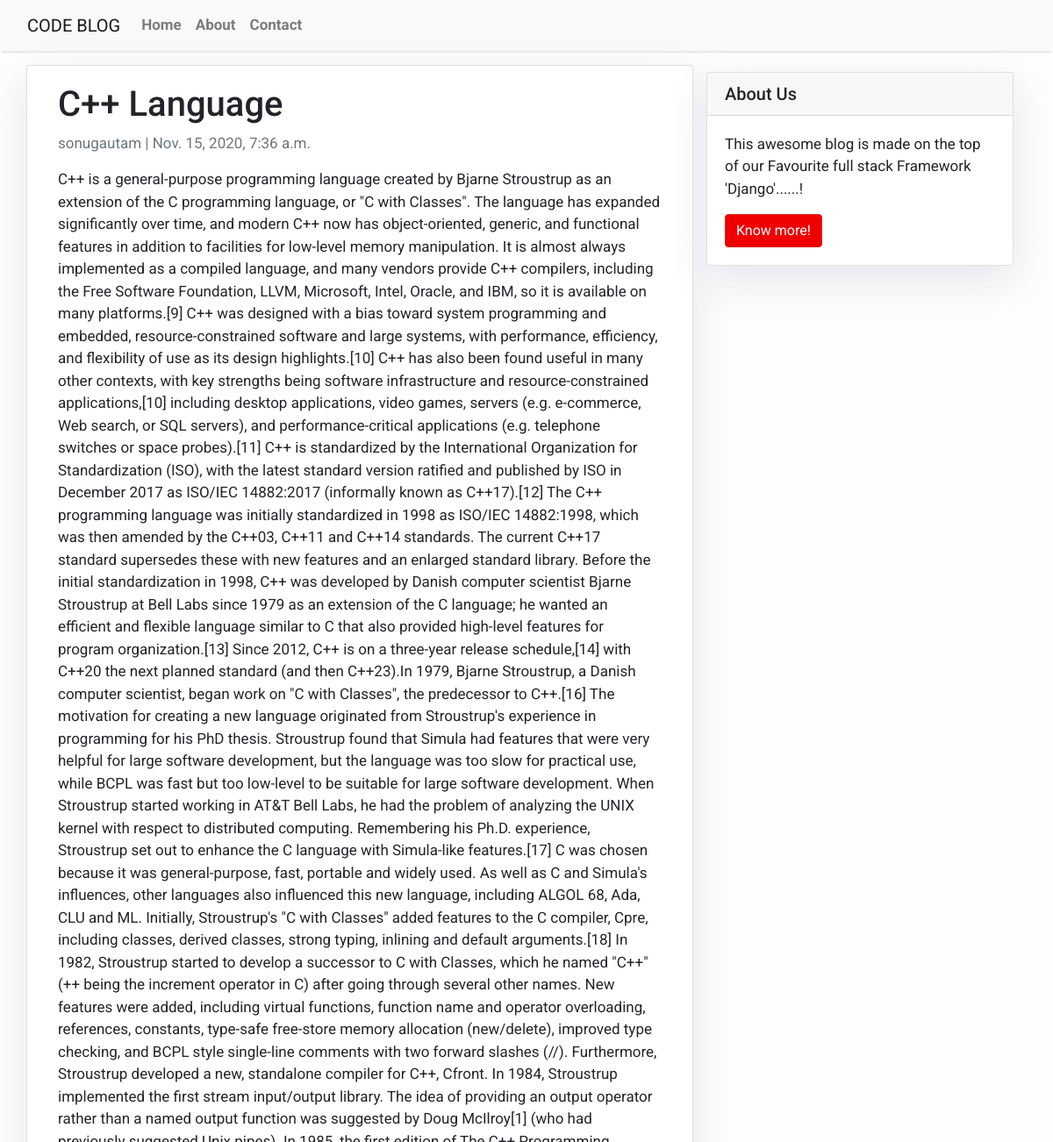
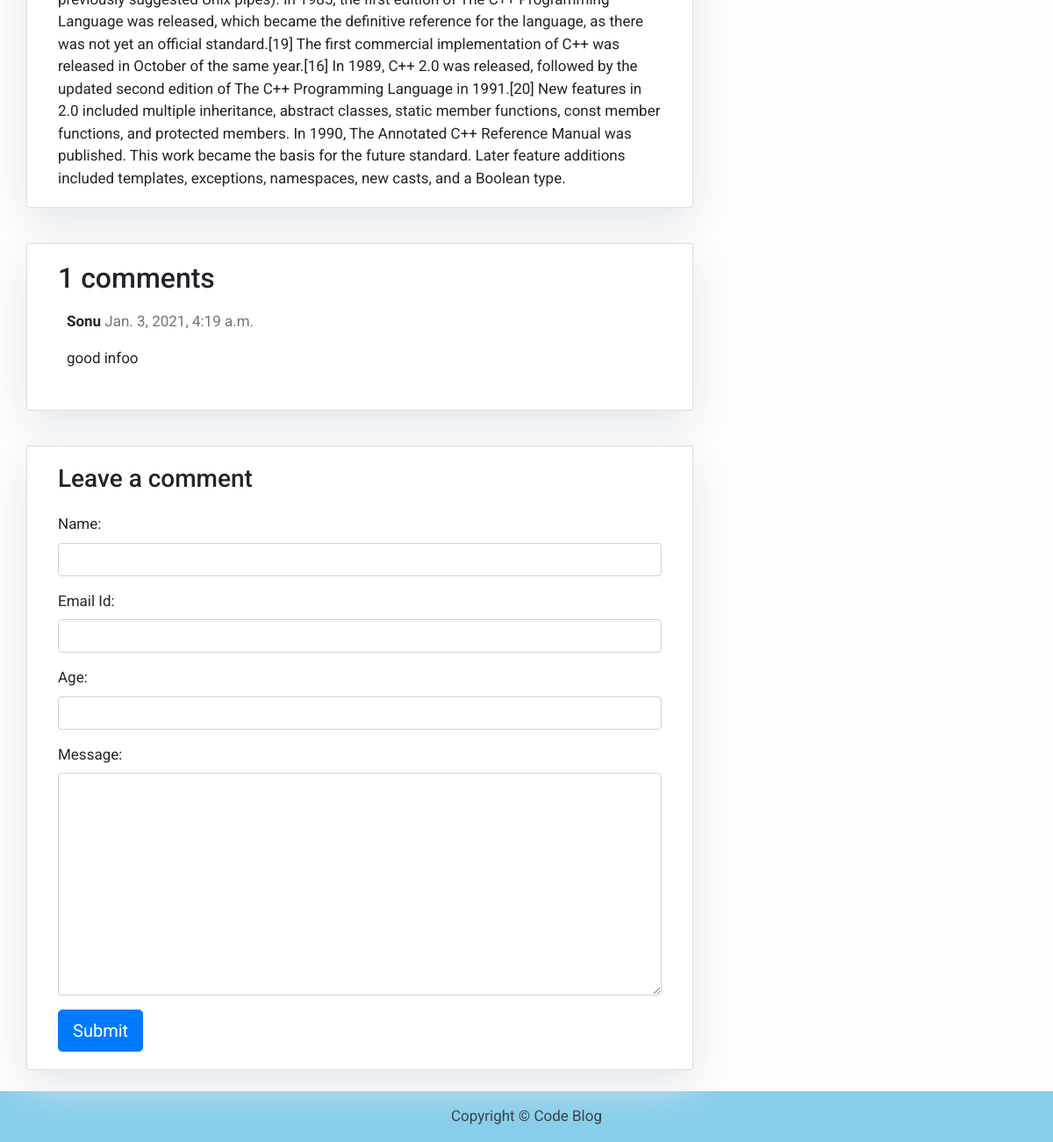
Page /language/ on the committed database (2 pictures, top to bottom).
### blog/models.py (models this page shows, shortened)
class Post(models.Model):
    title=models.CharField(max_length=400,unique=True)
    slug=models.SlugField(max_length=300,unique=True)
    author = models.ForeignKey(User, on_delete= models.CASCADE,related_name='blog_posts')
    content=models.TextField()
    created_on=models.DateTimeField(auto_now_add=True)
    updated_on=models.DateTimeField(auto_now=True)
    status = models.IntegerField(choices=STATUS, default=0)
    class Meta:
        ordering=['-created_on']

class Comment(models.Model):
    post=models.ForeignKey(Post,on_delete=models.CASCADE,related_name='comments')  #many to one relationship with post model
    name = models.CharField(max_length=80)
    email = models.EmailField()
    age=models.IntegerField()
    body = models.TextField()
    created_on = models.DateTimeField(auto_now_add=True)
    active = models.BooleanField(default=False)
    class Meta:
        ordering=['created_on']

### blog/views.py (the view)
# urls.py: path('<slug:slug>/', views.post_detail, name='post_detail')
@csrf_exempt
def post_detail(request, slug):
    template_name = 'post_detail.html'
    post = get_object_or_404(Post, slug=slug)
    comments = post.comments.filter(active=True)
    new_comment = None
    if request.method == 'POST':
        comment_form = CommentForm(data=request.POST)
        if comment_form.is_valid():
            new_comment = comment_form.save(commit=False)
            new_comment.post = post
            new_comment.save()
    else:
        comment_form = CommentForm()
    return render(request, template_name, {'post': post,
                                           'comments': comments,
                                           'new_comment': new_comment,
                                           'comment_form': comment_form})

### blog/forms.py
class CommentForm(forms.ModelForm):
    class Meta:
        model=Comment
        fields=['name','email','age','body']
        labels={
            'name':'Name',
            'email':'Email Id',
            'age':'Age',
            'body':'Message'
        }
        widgets={
            'name':forms.TextInput(attrs={'class':'form-control'}),
            'email':forms.TextInput(attrs={'class':'form-control'}),
            'age':forms.TextInput(attrs={'class':'form-control'}),
            'body':forms.Textarea(attrs={'class':'form-control'})
        }

### templates/post_detail.html (shortened to what this page needs)
{% extends 'base.html' %} {% block content %}
{% load crispy_forms_tags %}
<div class="container">
  <div class="row">
    <div class="col-md-8 card mb-4  mt-3 left  top">
      <div class="card-body">
        <h1>{% block title %} {{ post.title }} {% endblock title %}</h1>
        <p class=" text-muted">{{ post.author }} | {{ post.created_on }}</p>
        <p class="card-text ">{{ post.content | safe }}</p>
      </div>
    </div>
    {% block sidebar %} {% include 'sidebar.html' %} {% endblock sidebar %}
    <div class="col-md-8 card mb-4  mt-3 ">
      <div class="card-body">
        <h2>{{ comments.count }} comments</h2>
        {% for comment in comments %}
        <div class="comments" style="padding: 10px;">
          <p class="font-weight-bold">
            {{ comment.name }}
            <span class=" text-muted font-weight-normal">
              {{ comment.created_on }}
            </span>
          </p>
          {{ comment.body | linebreaks }}
        </div>
        {% endfor %}
      </div>
    </div>
    <div class="col-md-8 card mb-4  mt-3 ">
      <div class="card-body">
        {% if new_comment %}
        <div class="alert alert-success" role="alert">
          Your comment is awaiting for activation by admin
        </div>
        {% else %}
        <h3>Leave a comment</h3>
        <form method="post" style="margin-top: 1.3em;">
          {{ comment_form.as_p }}
          <button type="submit" class="btn btn-primary  btn-lg">Submit</button>
        </form>
        {% endif %}
      </div>
    </div>
  </div>
</div>
{% endblock content %}

### templates/base.html (style rules this page uses)
body { font-family: "Roboto", sans-serif; font-size: 17px; background-color: #fdfdfd; }
.card { box-shadow: 0 16px 48px #E3E7EB; }

### templates/sidebar.html (style rules this page uses)
.card { box-shadow: 0 16px 48px #E3E7EB; }

### rows in the picture
Post: title "C++ Language", author "sonugautam", created_on "Nov. 15, 2020, 7:36 a.m.", content "C++ is a general-purpose programming language created by Bjarne Stroustrup as an extension of the C programming language, or \"C with Classes\". The language has expanded significantly over time, and modern C++ now has object-oriented, generic, and functional features in addition to facilities for low-level memory manipulation. It is almost always implemented as a compiled language, and many vendors provide C++ compilers, including the Free Software Foundation, LLVM, Microsoft, Intel, Oracle, and IBM, so it is available on many platforms.[9] C++ was designed with a bias toward system programming and embedded, resource-constrained software and large systems, with performance, efficiency, and…"
Comment: name "Sonu", created_on "Jan. 3, 2021, 4:19 a.m.", body "good infoo"

### other values in the picture
{{ comments.count }} "1"
